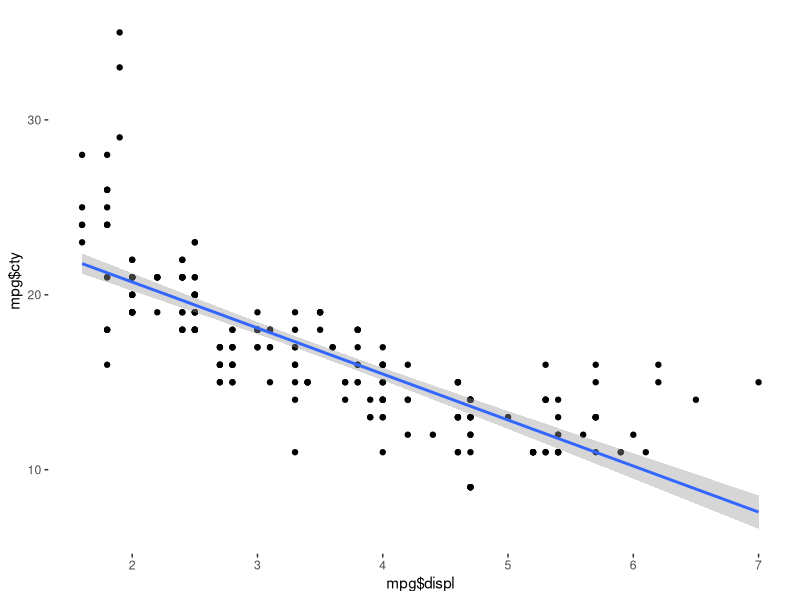
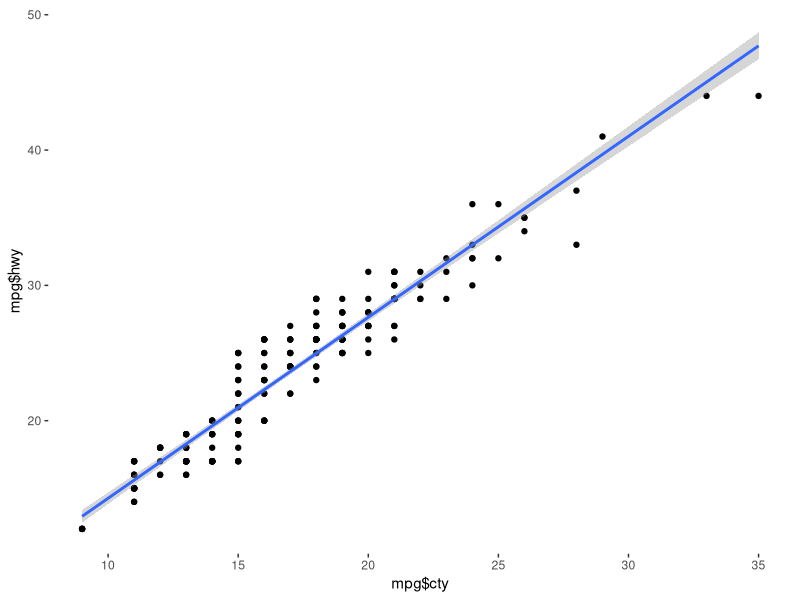
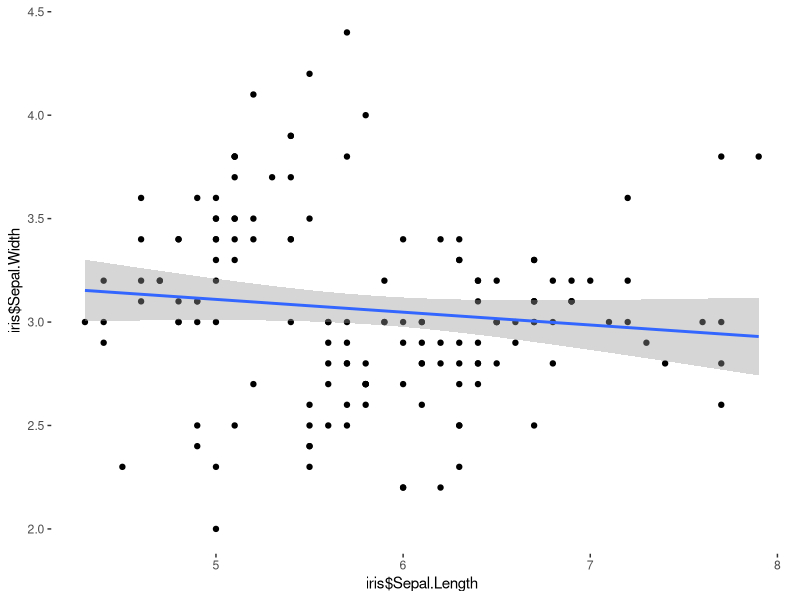
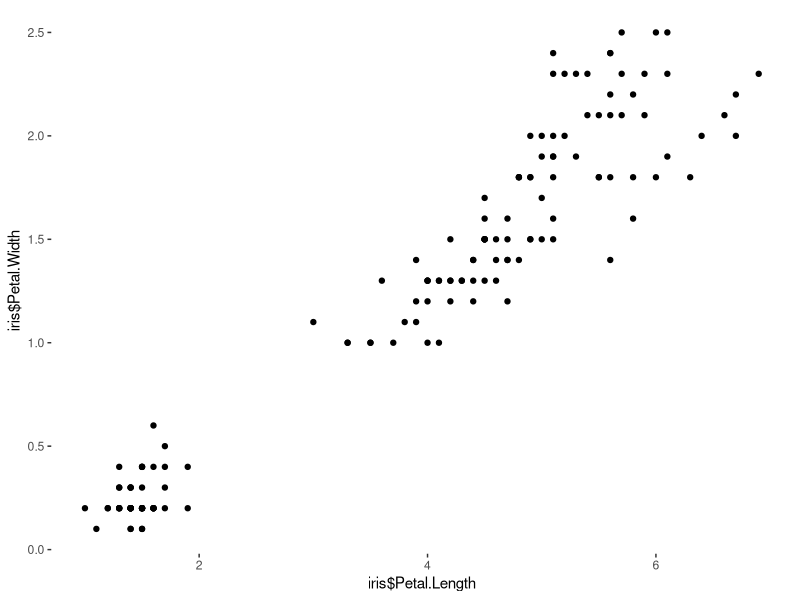
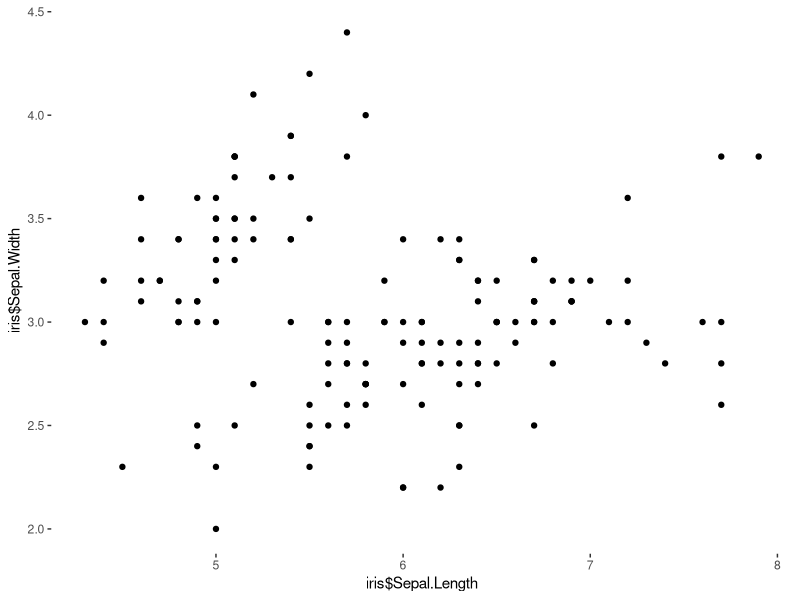

Source code (R) for these figures, in order:
## ---- chunk 1

#---------- RSTUDIO STARTER V 2.0  --------------#
#                    -Prepared with care by  AM ;D
                
                                                                          
knitr::opts_chunk$set(echo = TRUE, 
                      message = FALSE, 
                      warning = FALSE)      
library(tidyverse)                
library(ggthemes)                    

theme_set(theme_tufte() +                                     
  theme(text=element_text(family="sans")))  

#------------------------------------------------#
## ---- chunk 2
qplot(mpg$displ, mpg$cty)+geom_smooth(method="lm")
## ---- chunk 3
cor(mpg$displ, mpg$cty)
## ---- chunk 4
qplot(mpg$cty, mpg$hwy)+geom_smooth(method="lm")
## ---- chunk 5
cor(mpg$cty, mpg$hwy)
## ---- chunk 6
qplot(iris$Sepal.Length, iris$Sepal.Width)+geom_smooth(method="lm")
## ---- chunk 7
cor(iris$Sepal.Length, iris$Sepal.Width)
## ---- chunk 8
qplot(iris$Petal.Length, iris$Petal.Width)
## ---- chunk 9
qplot(iris$Sepal.Length, iris$Sepal.Width)
